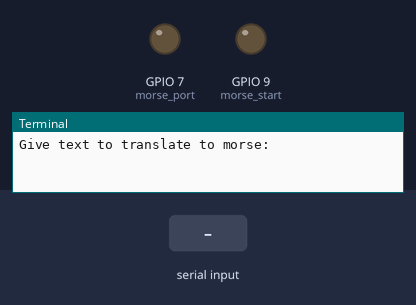
Bench run of a program on a simulated Raspberry Pi (BCM pin numbers). On the bench: output pins drawn as LEDs (lit = HIGH), the last lines printed to the terminal. Dashed ring = blinking. The inputs (shaded band) are chosen by the test bench.

Above: at 1.2 s.
1.3 s: "." typed at the terminal, then Enter
At 1.55 s:
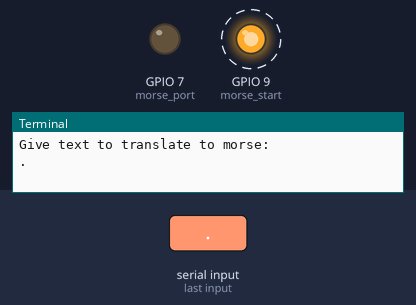
At 5.5 s:
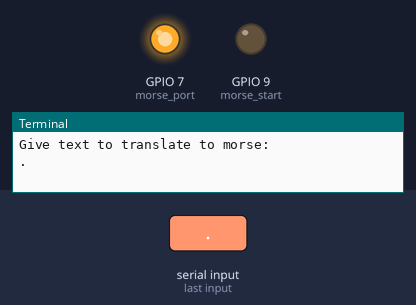
Timing chart, 0 to 10.3 s (numbered marks = the images above; inputs shaded):
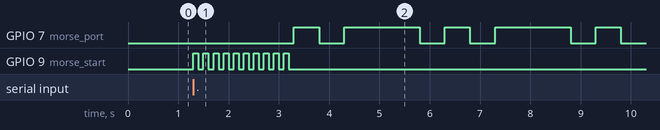

The program:

morse.py
```python
#!/usr/bin/env python
# -*- coding: utf-8 -*-
import RPi.GPIO as GPIO
# Use GPIO numbers not pin numbers
morse_port = 7
morse_start = 9

GPIO.setmode(GPIO.BCM)
GPIO.setup(morse_start, GPIO.OUT)
GPIO.setup(morse_port, GPIO.OUT)

from time import sleep
symbols = {' ':'/','A':'.-', 'B':'-...', 'C':'-.-.', 'D':'-..', 'E':'.', 'F':'..-.', 'G':'--.', 'H':'....', 'I':'..', 'J':'.---', 'K':'-.-', 'L':'.-..', 'M':'--', 'N':'-.', 'O':'---', 'P':'.--.', 'Q':'--.-', 'R':'.-.', 'S':'...', 'T':'-', 'U':'..-', 'V':'...-', 'W':'.--', 'X':'-..-', 'Y':'-.--', 'Z':'--..', 'Å':'.--.-', 'Ä':'.-.-', 'Ö':'---.', '1':'.----', '2':'..---', '3':'...--', '4':'....-', '5':'.....', '6':'-....', '7':'--...', '8':'---..', '9':'----.', '0':'-----',
           ',':'--..--', '.':'.-.-.-', '?':'..--..', '/':'-..-.', '-':'-....-', '(':'-.--.', ')':'-.--.-',
           '!':'-.-.--'}
# Returns "Hey all ." as: ".... . -.--/ .- .-.. .-../ .-.-.-"
# So letters spacing: " "
# Word spacing: " / "
def text_to_morse(text):
    if not isinstance(text, str): TypeError("Must be string")

    text = text.upper()
    morse = symbols[text[0]]
    for letter in text[1:]:
        if letter == " ":
            morse += symbols[letter]
        else:
            morse += " "+symbols[letter]

    return morse

def flash(on, port):
    # if not isinstance(on, bool): TypeError("Must be boolean")
    # if not isinstance(port, int): TypeError("Must be integer")
    if on:
        GPIO.output(port, GPIO.HIGH)
        # print("ON!", end="-----------")
    else:
        GPIO.output(port, GPIO.LOW)
        # print("off!")

def flash_on(port):
    # if not isinstance(port, int): TypeError("Must be integer")
    flash(True, port)
def flash_off(port):
    # if not isinstance(port, int): TypeError("Must be integer")
    flash(False, port)

# Controls the flashes of light
def send_signal(start,morse=None):
    # if not isinstance(start, str): TypeError("Must be string")
    # if not isinstance(morse_letter, str): TypeError("Must be string")
    unit = 0.5
    if not start:

        for signal in morse:
            if signal == ".":
                flash_on(morse_port)
                sleep(unit)
                flash_off(morse_port)
            elif signal == "-":
                flash_on(morse_port)
                sleep(unit*3)
                flash_off(morse_port)
            elif signal == " " or signal == "/": #New words get 8 instead of 7 units
                flash_off(morse_port)
                sleep(unit*3)
            sleep(unit)

    else:
        # print("start End")
        for i in range(10):
            flash_on(morse_start)
            sleep(0.1)
            flash_off(morse_start)
            sleep(0.1)
        # print("start End")

def translator(text):
    text = text.upper()
    morse = text_to_morse(text)


    send_signal(True)
    # for signal in morse:
    send_signal(False, morse)

def translator_loop(text):
    text = text.upper()
    morse = text_to_morse(text)

    while True:
        send_signal(True)
        # for signal in morse:
        send_signal(False, morse)


def go(text):
    translator_loop(text)

if __name__ == '__main__':
    text = input("Give text to translate to morse:\n")
    go(text)
```

Measured:
- after the input at 1.3 s, GPIO 7 (morse_port): LOW → HIGH after 2.0 s, then repeats every 3.0 s: LOW 0.50 s, HIGH 1.5 s, LOW 0.50 s, HIGH 0.50 s; GPIO 9 (morse_start): alternates HIGH for 0.10 s and LOW for 0.10 s, 20 changes in all, then stays LOW, starting at once
